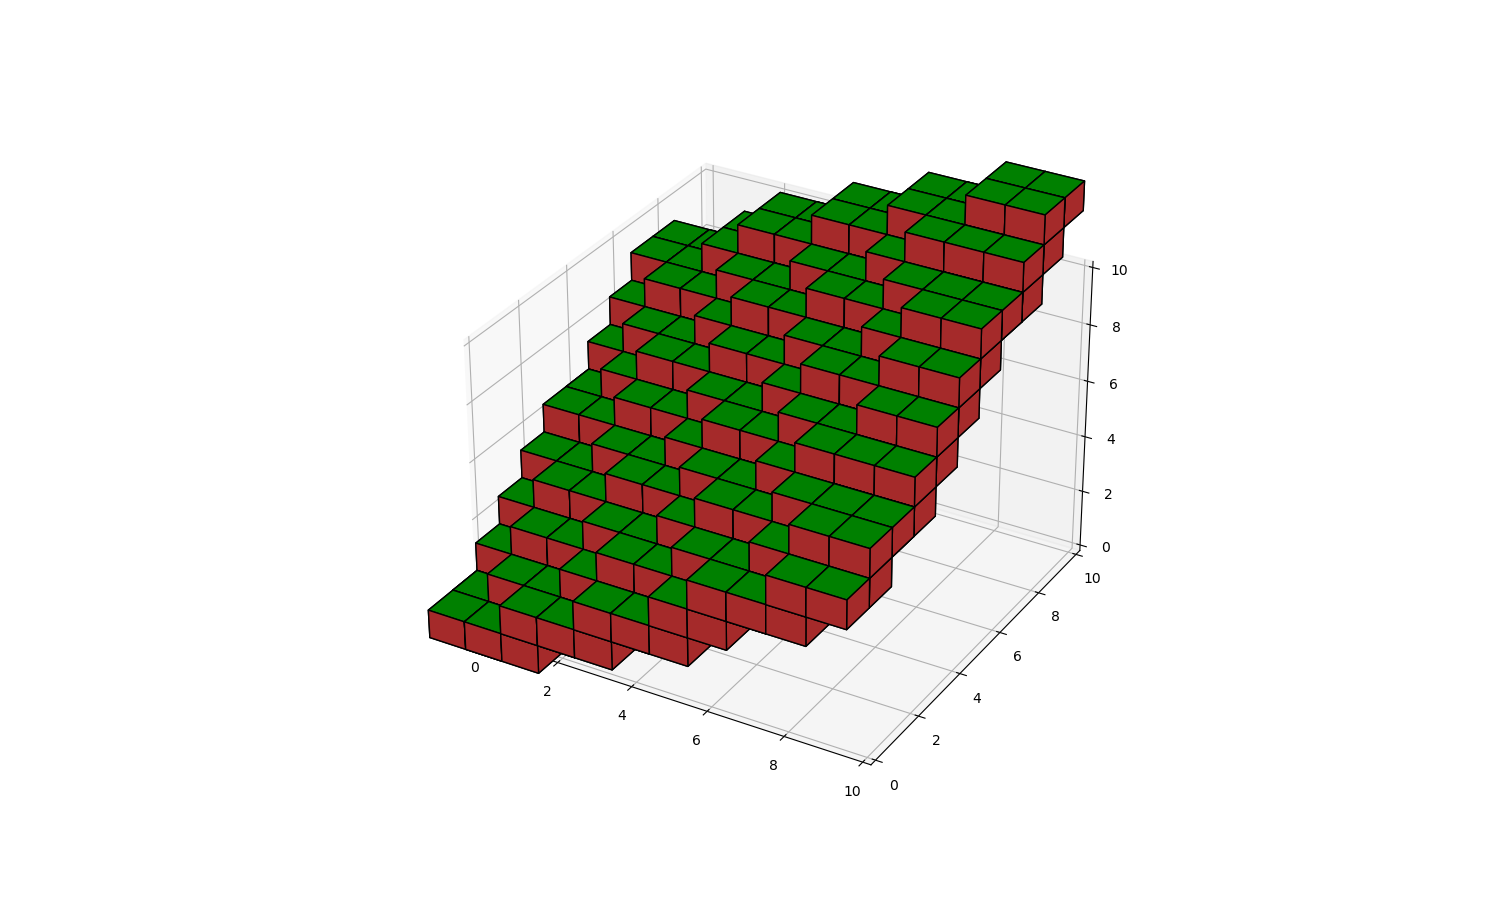

This chart was generated by the following Python code:
import numpy as np
import matplotlib.pyplot as plt
from mpl_toolkits.mplot3d.art3d import Poly3DCollection
vertices = np.empty((1,8,3))
def soln(i,j):
   return int((i+(2**0.5)*j)/(3**0.5))
#generating the interger vertices of the cubes that are cut by the plane
for i in range(0,10): #iterating through x axis
   for j in range(0,10):#iterating through y axis
    do = soln(i,j) #z value of the bottom square of cube
    up = do+1 #z value of the top square of the cube
    new1 = [[[i, j, do], [i+1, j, do], [i+1, j+1, do], [i, j+1, do],  # Bottom square
        [i, j, up], [i+1, j, up], [i+1, j+1, up], [i, j+1, up] ]]    #top square
    
    new2 = [[[i, j-1, do], [i+1, j-1, do], [i+1, j, do], [i, j, do],  # Bottom square
        [i, j-1, up], [i+1, j-1, up], [i+1, j, up], [i, j, up] ]]      #top square
    
    new3 = [[[i-1, j, do], [i, j, do], [i, j+1, do], [i-1, j+1, do],  # Bottom square
        [i-1, j, up], [i, j, up], [i, j+1, up], [i-1, j+1, up] ]]      #top square
    
    new4 = [[[i-1, j-1, do], [i, j-1, do], [i, j, do], [i-1, j, do],  # Bottom square
        [i-1, j-1, up], [i, j-1, up], [i, j, up], [i-1, j, up] ]]       #top square
    vertices=np.append(vertices,new1,axis =0)
    vertices=np.append(vertices,new2,axis =0)
    vertices=np.append(vertices,new3,axis =0)
    vertices=np.append(vertices,new4,axis =0)
#creating faces
faces = []
for square in vertices:
    faces.append([[square[0], square[1], square[2],square[3]],  # Bottom face
    [square[4], square[5], square[6], square[7]],  # Top face
    [square[0], square[1], square[5], square[4]],  # Side face 1
    [square[1], square[2], square[6], square[5]],  # Side face 2
    [square[2], square[3], square[7], square[6]],  # Side face 3
    [square[3], square[0], square[4], square[7]] ])


#message = learner.sol(i,j)

fig = plt.figure()
ax = fig.add_subplot(111, projection='3d')


"""x = [i for i in range(0,10,1)]
y = [i for i in range(0,10,1)]
x, y = np.meshgrid(x, y)
# Calculate z values using the quadratic equation
z = ((x+(2**0.5)*y)/(3**0.5))
ax.plot_surface(x, y, z,color ='y' ,alpha=0.5)"""


# Create a Poly3DCollection and add faces to it
for val in faces:
  face_colors = ['green', 'green', 'brown', 'brown', 'brown', 'brown']
  cube = Poly3DCollection(val, facecolors=face_colors, edgecolors='k')

# Add the collection to the plot
  ax.add_collection3d(cube)





# Customize plot
ax.set_xlim(0, 10)
ax.set_ylim(0, 10)
ax.set_zlim(0, 10)

plt.show()
